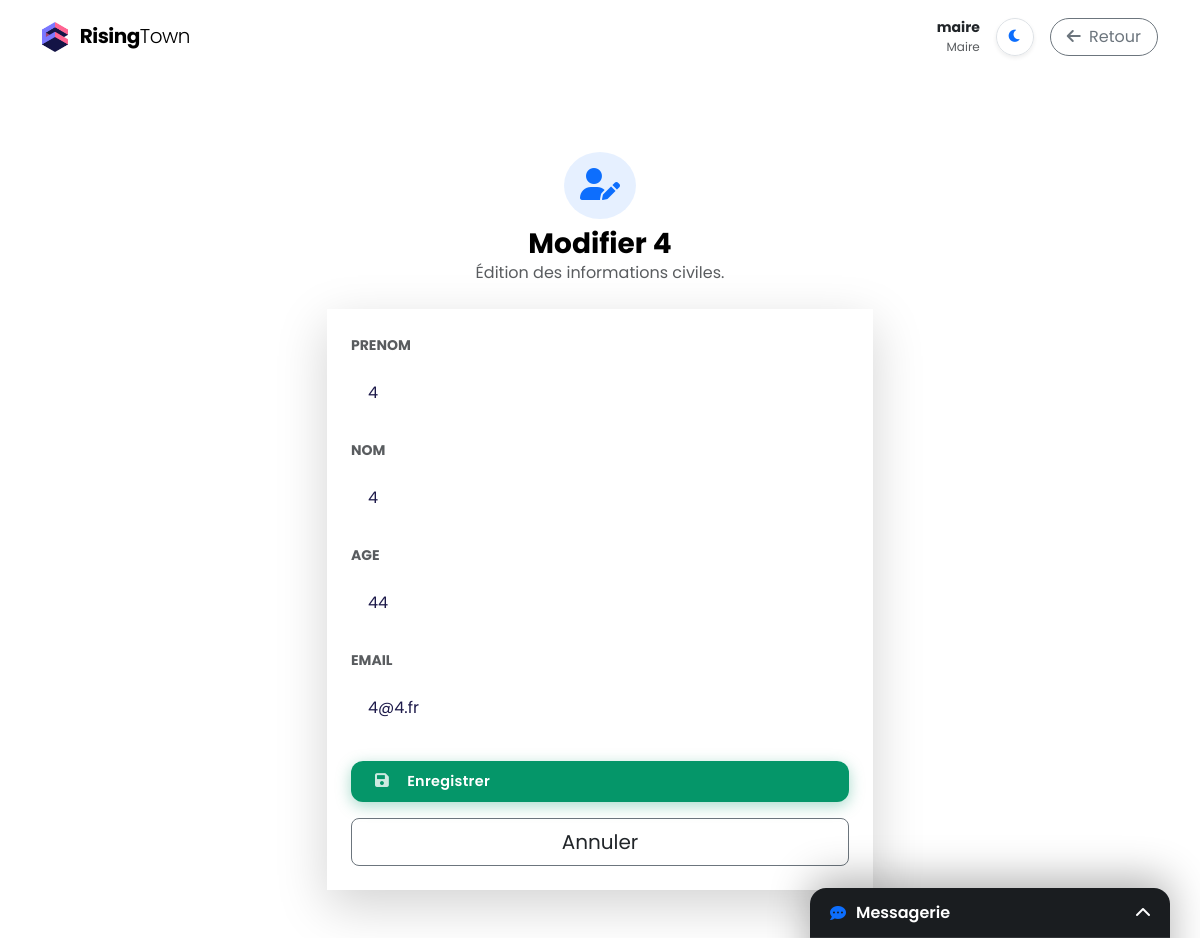
The app's page /gestion/citoyens/edit/10/ (signed in) with its own data.
### myapp/models.py (models this page shows, shortened)
class User(AbstractUser):
    is_directeur = models.BooleanField(default=False, help_text="Est directeur d'un bâtiment spécifique")
    is_adjoint = models.BooleanField(default=False, help_text="Est adjoint au Maire (Droit de construction)")

class Citoyen(models.Model):
    compte = models.OneToOneField(User, on_delete=models.SET_NULL, null=True, blank=True, related_name="profil_citoyen")
    ville = models.ForeignKey(Ville, on_delete=models.CASCADE, related_name="habitants")
    nom = models.CharField(max_length=50)
    prenom = models.CharField(max_length=50)
    age = models.IntegerField(default=18)
    lieu_travail = models.ForeignKey(Batiment, on_delete=models.SET_NULL, null=True, blank=True, related_name="employes")
    sante = models.IntegerField(default=100)
    bonheur = models.IntegerField(default=100)
    epargne = models.IntegerField(default=0) # Argent à la banque (à l'abri du vol et des impôts)
    lieu_vie = models.ForeignKey(
        Batiment,
        on_delete=models.SET_NULL,
        null=True,
        blank=True,
        related_name="locataires" # Pour faire batiment.locataires.all()
    )
    argent = models.IntegerField(default=0) # Porte-monnaie
    vehicule = models.BooleanField(default=False) # A-t-il une voiture ?
    est_en_prison = models.BooleanField(default=False)
    date_liberation = models.DateTimeField(null=True, blank=True)

### myapp/views.py (the view)
# urls.py: path('gestion/citoyens/edit/<int:id_citoyen>/', views.modifier_citoyen_admin, name='modifier_citoyen_admin'),
@login_required
def modifier_citoyen_admin(request, id_citoyen):
    if not request.user.is_superuser:
        return redirect('dashboard')
    citoyen = get_object_or_404(Citoyen, id=id_citoyen)
    if request.method == 'POST':
        form = UpdateCitoyenForm(request.POST, instance=citoyen)
        if form.is_valid():
            form.save()
            if citoyen.compte:
                citoyen.compte.email = form.cleaned_data['email']
                citoyen.compte.save()
            messages.success(request, "Informations mises à jour.")
            return redirect('gestion_citoyens')
    else:
        initial_data = {}
        if citoyen.compte:
            initial_data['email'] = citoyen.compte.email
        form = UpdateCitoyenForm(instance=citoyen, initial=initial_data)
    return render(request, 'form_citoyen_admin.html', {'form': form, 'titre': f'Modifier {citoyen.prenom}'})

### myapp/forms.py
class UpdateCitoyenForm(forms.ModelForm):
    email = forms.EmailField(required=True, widget=forms.EmailInput(attrs={'class': 'form-control'}))
    class Meta:
        model = Citoyen
        fields = ['prenom', 'nom', 'age']
        widgets = {
            'prenom': forms.TextInput(attrs={'class': 'form-control'}),
            'nom': forms.TextInput(attrs={'class': 'form-control'}),
            'age': forms.NumberInput(attrs={'class': 'form-control'}),
        }

### myapp/templates/form_citoyen_admin.html (shortened to what this page needs)
{% extends 'base.html' %}
{% load static %}
{% block navbar %}
    <nav class="navbar fixed-top navbar-expand-lg">
        <div class="container">
            <a class="navbar-brand" href="{% url 'dashboard' %}">
                {% include 'fragments/logo.html' %} Rising<span class="fw-light">Town</span>
            </a>
            <div class="d-flex align-items-center gap-3">
                <div class="d-none d-md-block text-end">
                    <div class="small fw-bold text-dark">{{ user.username }}</div>
                    <div class="small text-muted" style="font-size: 0.75rem;">Maire</div>
                </div>
                {% include 'fragments/theme_btn.html' %}
                <a href="{% url 'gestion_citoyens' %}" class="btn btn-outline-secondary rounded-pill px-3">
                    <i class="fas fa-arrow-left me-1"></i> Retour
                </a>
            </div>
        </div>
    </nav>
{% endblock %}
{% block content %}
<div class="container pt-4 pb-5 mt-5">
    <div class="row justify-content-center">
        <div class="col-md-8 col-lg-6">
            <div class="text-center mb-4">
                <div class="bg-primary bg-opacity-10 p-3 rounded-circle d-inline-block text-primary mb-2">
                    <i class="fas fa-user-edit fs-2"></i>
                </div>
                <h1 class="fw-bold h3 mb-0">{{ titre }}</h1>
                <p class="text-muted">Édition des informations civiles.</p>
            </div>
            <div class="card shadow-lg border-0">
                <div class="card-body p-4">
                    <form method="post">
                        {% for field in form %}
                            <div class="mb-3">
                                <label class="form-label fw-bold small text-uppercase text-muted">{{ field.label }}</label>
                                {{ field }}
                            </div>
                        {% endfor %}
                        <div class="d-grid gap-3 mt-4">
                            <button type="submit" class="btn-soft btn-pay btn-lg">
                                <i class="fas fa-save me-2"></i> Enregistrer
                            </button>
                            <a href="{% url 'gestion_citoyens' %}" class="btn btn-outline-secondary btn-lg text-dark">
                                Annuler
                            </a>
                        </div>
                    </form>
                </div>
            </div>
        </div>
    </div>
</div>
{% endblock %}

### myapp/static/css/style.css (style rules this page uses)
:root { --hero-color-1: #bae6fd; --hero-color-2: #e0e7ff; --hero-color-3: #ddd6fe; --hero-color-4: #fbcfe8; --hero-text-title: #1e1b4b; --hero-text-subtitle: #475569; --btn-glass-bg: rgba(255, 255, 255, 0.4); --btn-glass-border: rgba(255, 255, 255, 0.8); --btn-glass-text: #1e1b4b; --input-bg: rgba(255, 255, 255, 0.4); --input-border: rgba(255, 255, 255, 0.8); --input-text: #1e1b4b; --input-placeholder: #475569; }
body { font-family: 'Poppins', sans-serif; background-color: var(--bg-app); color: var(--text-primary); -webkit-font-smoothing: antialiased; }
.navbar { background-color: rgba(255, 255, 255, 0.95) !important; backdrop-filter: blur(10px); box-shadow: var(--shadow-sm); border-bottom: 1px solid var(--border-color); padding: 1rem 0; z-index: 7000 !important; position: fixed; width: 100%; top: 0; }
.navbar-brand { color: var(--text-primary) !important; font-weight: 700; font-size: 1.25rem; letter-spacing: -0.5px; }
.card { background: var(--bg-surface); border: none; border-radius: var(--radius-lg); box-shadow: var(--shadow-md); transition: transform 0.2s ease, box-shadow 0.2s ease; overflow: hidden; }
.card-body { padding: 1.5rem; }
.btn-soft { border: none; padding: 10px 24px; border-radius: 12px; font-weight: 600; font-size: 0.9rem; display: inline-flex; align-items: center; gap: 10px; color: white !important; transition: all 0.2s cubic-bezier(0.25, 0.8, 0.25, 1); letter-spacing: 0.3px; }
.btn-pay { background-color: #059669; box-shadow: 0 4px 15px rgba(5, 150, 105, 0.35); }
.btn-soft i { opacity: 0.8; font-size: 1.1em; }
body { background-color: var(--bg-app) !important; color: var(--text-primary) !important; transition: background-color 0.3s ease, color 0.3s ease; }
.card, .navbar, .modal-content, .bg-white, .list-group-item { background-color: var(--bg-surface) !important; color: var(--text-primary) !important; border-color: var(--border-color) !important; }
.glass-input { background: var(--input-bg) !important; border: 1px solid var(--input-border) !important; color: var(--input-text) !important; border-radius: 12px !important; padding: 1rem 1rem !important; transition: all 0.3s ease; }
body { animation: pageFadeIn 0.6s cubic-bezier(0.2, 0.8, 0.2, 1); }
:root { --gradient-day: linear-gradient(-45deg, #bae6fd, #e0e7ff, #ddd6fe, #fbcfe8); --gradient-night: linear-gradient(-45deg, #0f172a, #1e1b4b, #312e81, #4c1d95); }
.glass-input::placeholder { color: transparent !important; opacity: 0 !important; }
.form-control::placeholder { color: var(--text-muted); opacity: 0.8; }

### records on screen
User: username "maire"
Citoyen: form "4" "4" "44"
User: form "4@4.fr"

### other values on screen
{{ titre }} "Modifier 4"
{{ field.label }} "PRENOM" "NOM" "AGE" "EMAIL"
